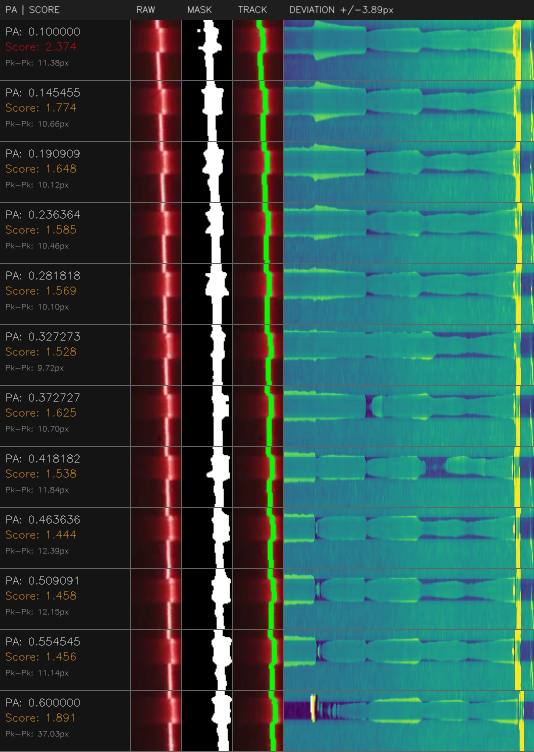
#> input picture media/analysis_5step.jpg, 1068 x 1504 px (shown at 1/2 size)
$ python -i image_processing.py   (imports and definitions only)
#> lines starting #> are read from the running program, lines starting #| are printed output that depends on the picture; after the words box and inside, x2 and y2 are one past the last pixel; in counts of white or black regions, pixels touching at a corner belong together
# rubidium/analysis/image_processing.py
from __future__ import annotations

from dataclasses import dataclass, field
from typing import Dict, List, Optional, Tuple, Protocol
import numpy as np
import cv2

JOINT_PERP_MODE: str = "centroid"
JOINT_MIN_STRIPE_PX: int = 3

# ----------------------------
# Configs
# ----------------------------

@dataclass(slots=True)
class CropConfig:
    center_xy: Tuple[float, float] = (980, 520)
    wh: Tuple[int, int] = (0, 0)
    ref_wh: Optional[Tuple[int, int]] = None

@dataclass(slots=True)
class LaserExtractConfig:
    hsv_lower: Optional[Tuple[int, int, int]] = None
    hsv_upper: Optional[Tuple[int, int, int]] = None
    bright_percentile: float = -1.0
    weight_power: float = 4.0
    min_row_energy: float = 1.0
    median_ksize: int = 5
    morph_ksize: int = 3
    use_clahe: bool = True
    blur_ksize: int = 5
    clahe_clip: float = 3.0
    clahe_grid: Tuple[int, int] = (8, 8)
    joint_samples: int = 120
    joint_perp_half_len_px: int = 16
    joint_perp_half_wid_px: int = 2
    joint_min_mask_px: int = 50
    min_profile_energy: float = 2.0

# ----------------------------
# Pipeline Core
# ----------------------------

class Step(Protocol):
    name: str
    def __call__(self, ctx: "PipelineCtx") -> "PipelineCtx": ...

@dataclass
class PipelineCtx:
    frame_bgr: np.ndarray
    cfg_crop: Optional[CropConfig] = None
    cfg_laser: Optional[LaserExtractConfig] = None
    offset_xy: Tuple[int, int] = (0, 0)
    cropped_bgr: Optional[np.ndarray] = None
    src_u8: Optional[np.ndarray] = None
    mask_u8: Optional[np.ndarray] = None
    gray_f32: Optional[np.ndarray] = None
    centroid_x: Optional[np.ndarray] = None
    debug: Dict[str, np.ndarray] = field(default_factory=dict)

# [10 lines left out: function run_pipeline, not called in this run]

# ----------------------------
# Laser Joint Detection
# ----------------------------

def detect_laser_joint(frame_bgr: np.ndarray, cfg: Optional[LaserExtractConfig] = None) -> Tuple[Optional[Tuple[float, float]], float, np.ndarray]:
    """
    Finds the center of the laser "nub".
    Uses Sub-pixel Weighted Averaging to handle saturation/plateaus.
    """
    lc = cfg or LaserExtractConfig()
    src_u8, mask_u8 = build_laser_mask(frame_bgr, lc)

    geom = _compute_stripe_geometry(mask_u8, lc)
    if geom is None: return None, 0.0, mask_u8

    profiles, _, _ = _sample_stripe_grids(src_u8, geom, lc)
    if profiles is None: return None, 0.0, mask_u8

    scores, offsets = _compute_profile_scores(profiles, mask_u8, lc)
    if scores is None: return None, 0.0, mask_u8

    t_vals = geom['ti']
    cx_candidates = geom['x0'] + t_vals * geom['vx'] + offsets * geom['px']
    cy_candidates = geom['y0'] + t_vals * geom['vy'] + offsets * geom['py']

    result = _refine_peak_position(cx_candidates, cy_candidates, scores)

    if result is None: return None, 0.0, mask_u8

    return result, float(np.max(scores)), mask_u8

def _compute_stripe_geometry(mask_u8: np.ndarray, lc: LaserExtractConfig) -> Optional[Dict]:
    ys, xs = np.nonzero(mask_u8)
    if xs.size < int(lc.joint_min_mask_px): return None

    pts = np.column_stack([xs.astype(np.float32), ys.astype(np.float32)])
    vx, vy, x0, y0 = (np.asarray(a).reshape(-1)[0].item() for a in cv2.fitLine(pts, cv2.DIST_L2, 0, 0.01, 0.01))

    nrm = float((vx**2 + vy**2)**0.5) or 1.0
    vx, vy = vx/nrm, vy/nrm

    t = (pts[:, 0] - x0) * vx + (pts[:, 1] - y0) * vy
    tmin, tmax = float(np.percentile(t, 5.0)), float(np.percentile(t, 95.0))

    if not np.isfinite(tmin) or not np.isfinite(tmax) or tmax <= tmin: return None

    n_samples = int(max(9, lc.joint_samples))
    ti = np.linspace(tmin, tmax, num=n_samples, dtype=np.float32)

    return {'x0': x0, 'y0': y0, 'vx': vx, 'vy': vy, 'px': -vy, 'py': vx, 'ti': ti}

def _sample_stripe_grids(src_u8: np.ndarray, geom: Dict, lc: LaserExtractConfig) -> Tuple[Optional[np.ndarray], Optional[np.ndarray], Optional[np.ndarray]]:
    h, w = src_u8.shape
    half_len = int(max(3, lc.joint_perp_half_len_px))
    half_wid = int(max(0, lc.joint_perp_half_wid_px))
    s_vals = np.arange(-half_len, half_len + 1, dtype=np.float32)
    u_vals = np.arange(-half_wid, half_wid + 1, dtype=np.float32)

    cx = geom['x0'] + geom['ti'][:, None, None] * geom['vx']
    cy = geom['y0'] + geom['ti'][:, None, None] * geom['vy']

    xs = cx + s_vals[None, :, None] * geom['px'] + u_vals[None, None, :] * geom['vx']
    ys = cy + s_vals[None, :, None] * geom['py'] + u_vals[None, None, :] * geom['vy']

    ix = np.rint(xs).astype(np.int32)
    iy = np.rint(ys).astype(np.int32)
    valid = (ix >= 0) & (ix < w) & (iy >= 0) & (iy < h)
    ix = np.clip(ix, 0, w - 1)
    iy = np.clip(iy, 0, h - 1)

    src_f = src_u8.astype(np.float32)
    samp = src_f[iy, ix]
    samp[~valid] = np.nan

    prof = np.nanmean(samp, axis=2)
    prof = np.where(np.isfinite(prof), prof, 0.0).astype(np.float32)

    return prof, ix, iy

def _compute_profile_scores(profiles: np.ndarray, mask_u8: np.ndarray, lc: LaserExtractConfig) -> Tuple[Optional[np.ndarray], Optional[np.ndarray]]:
    y0 = profiles[:, 0]
    y1 = profiles[:, -1]
    L = profiles.shape[1]
    frac = np.linspace(0, 1, L, dtype=np.float32)
    baseline = y0[:, None] + (y1 - y0)[:, None] * frac[None, :]

    resid = np.maximum(profiles - baseline, 0.0)
    denom = resid.sum(axis=1)

    ok = denom > 1e-6
    scores = denom / float(L)
    ok &= scores >= float(getattr(lc, "min_profile_energy", 0.0))

    if not np.any(ok): return None, None

    half_len = int(max(3, lc.joint_perp_half_len_px))
    s_vals = np.arange(-half_len, half_len + 1, dtype=np.float32)
    s_bar = (resid * s_vals[None, :]).sum(axis=1) / denom

    scores[~ok] = 0.0
    return scores, s_bar

def _refine_peak_position(cx: np.ndarray, cy: np.ndarray, scores: np.ndarray) -> Optional[Tuple[float, float]]:
    """
    Robust Peak Finding:
    Instead of argmax (which snaps to grid and jitters on plateaus),
    we take the weighted average of the top 5% of scores.
    This provides sub-pixel accuracy along the line vector.
    """
    if not np.any(scores > 0): return None

    # 1. Isolate the "Nub" (Top 5% of energy)
    thresh = 0.95 * np.max(scores)
    peak_mask = scores >= thresh

    p_scores = scores[peak_mask]
    p_cx = cx[peak_mask]
    p_cy = cy[peak_mask]

    w_sum = np.sum(p_scores)
    if w_sum <= 0: return None

    # 2. Weighted Average
    best_x = np.sum(p_cx * p_scores) / w_sum
    best_y = np.sum(p_cy * p_scores) / w_sum

    return float(best_x), float(best_y)

# ----------------------------
# Utilities
# ----------------------------

def build_laser_mask(frame_bgr: np.ndarray, cfg: Optional[LaserExtractConfig]) -> Tuple[np.ndarray, np.ndarray]:
    lc = cfg or LaserExtractConfig()
    src_u8 = _extract_v_u8(frame_bgr)

    if lc.use_clahe:
        src_u8 = _apply_clahe_u8(src_u8, lc.clahe_clip, lc.clahe_grid)

    k = int(lc.blur_ksize)
    if k >= 3 and k % 2 == 1:
        src_u8 = cv2.GaussianBlur(src_u8, (k, k), 0)

    if lc.bright_percentile < 0:
        if int(np.max(src_u8)) < 30:
            mask_u8 = np.zeros_like(src_u8)
        else:
            _, mask_u8 = cv2.threshold(src_u8, 0, 255, cv2.THRESH_BINARY + cv2.THRESH_OTSU)
    else:
        v = src_u8.astype(np.float32)
        p = float(np.clip(lc.bright_percentile, 0.0, 100.0))
        thr = float(np.percentile(v, p))
        mask_u8 = (v >= thr).astype(np.uint8) * 255

    if lc.hsv_lower is not None and lc.hsv_upper is not None:
        hsv = cv2.cvtColor(frame_bgr, cv2.COLOR_BGR2HSV)
        gate = cv2.inRange(hsv, np.array(lc.hsv_lower, dtype=np.uint8), np.array(lc.hsv_upper, dtype=np.uint8))
        mask_u8 = cv2.bitwise_and(mask_u8, gate)

    mk = int(lc.morph_ksize)
    if mk > 1:
        kernel = np.ones((mk, mk), dtype=np.uint8)
        mask_u8 = cv2.morphologyEx(mask_u8, cv2.MORPH_OPEN, kernel)
        mask_u8 = cv2.morphologyEx(mask_u8, cv2.MORPH_CLOSE, kernel)

    return src_u8, mask_u8

# [31 lines left out: functions crop_frame, clamp_center_to_crop_bounds, not called in this run]

def _extract_v_u8(frame_bgr: np.ndarray) -> np.ndarray:
    return cv2.cvtColor(frame_bgr, cv2.COLOR_BGR2HSV)[:, :, 2]

def _apply_clahe_u8(img_u8: np.ndarray, clip: float, grid: Tuple[int, int]) -> np.ndarray:
    return cv2.createCLAHE(clipLimit=float(clip), tileGridSize=grid).apply(img_u8)

# ----------------------------
# Standard Steps
# ----------------------------

@dataclass(slots=True)
class StepCrop:
    name: str = "crop"
    # [7 lines left out: function __call__, not called in this run]

@dataclass(slots=True)
class StepExtractBrightness:
    name: str = "brightness"
    # [4 lines left out: function __call__, not called in this run]

@dataclass(slots=True)
class StepCLAHE:
    name: str = "clahe"
    # [6 lines left out: function __call__, not called in this run]

@dataclass(slots=True)
class StepBlur:
    name: str = "blur"
    # [7 lines left out: function __call__, not called in this run]

@dataclass(slots=True)
class StepThreshold:
    name: str = "threshold"
    # [11 lines left out: function __call__, not called in this run]

@dataclass(slots=True)
class StepHSVGate:
    name: str = "hsv_gate"
    # [8 lines left out: function __call__, not called in this run]

@dataclass(slots=True)
class StepMorph:
    name: str = "morph"
    # [9 lines left out: function __call__, not called in this run]

@dataclass(slots=True)
class StepMaskedGray:
    name: str = "masked_gray"
    # [6 lines left out: function __call__, not called in this run]

@dataclass(slots=True)
class StepStripeCentroidPerRow:
    name: str = "centroid"
    # [24 lines left out: function __call__, not called in this run]

_STEP_FACTORIES = {
    "crop": StepCrop, "brightness": StepExtractBrightness, "clahe": StepCLAHE, "blur": StepBlur,
    "threshold": StepThreshold, "hsv_gate": StepHSVGate, "morph": StepMorph, "masked_gray": StepMaskedGray,
    "centroid": StepStripeCentroidPerRow,
}

def build_laser_pipeline(step_names: Optional[List[str]] = None) -> List[Step]:
    if not step_names: return build_default_laser_pipeline()
    return [_STEP_FACTORIES[str(n).strip()]() for n in step_names if str(n).strip() in _STEP_FACTORIES]

def build_default_laser_pipeline() -> List[Step]:
    return build_laser_pipeline(["crop", "brightness", "clahe", "blur", "threshold", "hsv_gate", "morph", "masked_gray", "centroid"])

>>> import cv2
>>> picture = cv2.imread('../../media/analysis_5step.jpg')
#> picture is the input picture: shape (1504, 1068, 3); mean B, G, R 79.7, 84.1, 47.7
>>> result = detect_laser_joint(picture)
#> in _extract_v_u8, `return cv2.cvtColor(frame_bgr, cv2.COLOR_BGR2HSV)[:, :, 2]`:
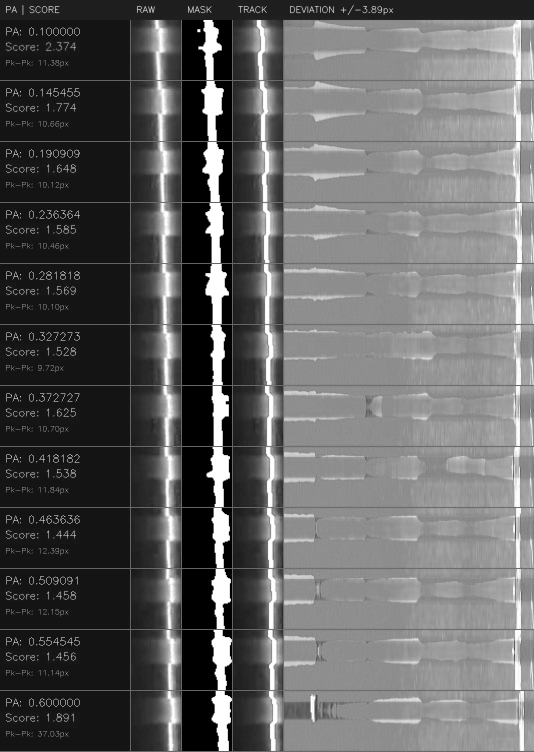
#> returned value: shape (1504, 1068) (shown at 1/2 size); min 0, max 255, mean 98.7
#> in _apply_clahe_u8, `return cv2.createCLAHE(clipLimit=float(clip), tileGridSize=grid).apply..`:
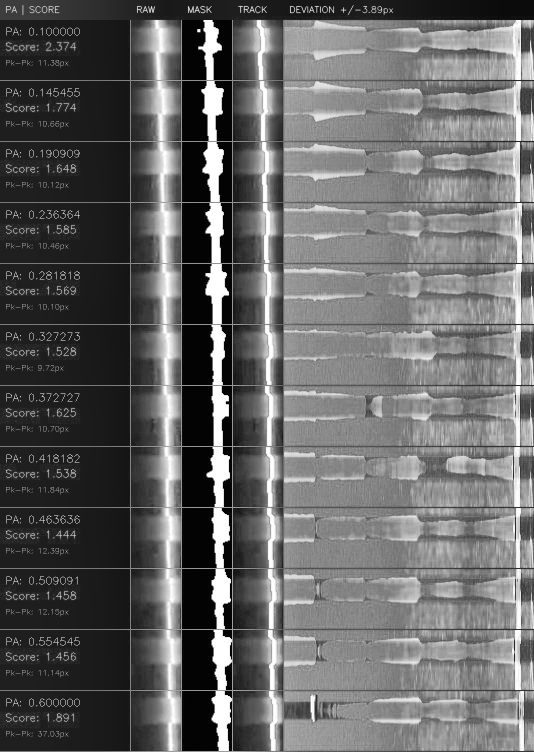
#> returned value: shape (1504, 1068) (shown at 1/2 size); min 3, max 255, mean 101.4
#> in build_laser_mask, `_, mask_u8 = cv2.threshold(src_u8, 0, 255, cv2.THRESH_BINARY + cv2.THR..`:
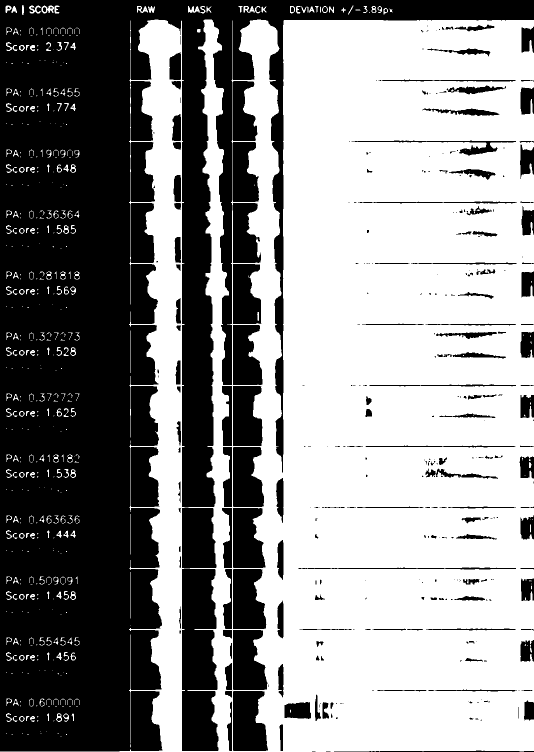
#> mask_u8: shape (1504, 1068) (shown at 1/2 size); 55.9% white; 397 black regions (198 under 20 px), largest, box (x1, y1, x2, y2) and area: (0, 0, 1068, 1503) 537914, (364, 1138, 437, 1502) 23602, (364, 1015, 433, 1137) 7709
#> in build_laser_mask, `mask_u8 = cv2.morphologyEx(mask_u8, cv2.MORPH_OPEN, kernel)`:
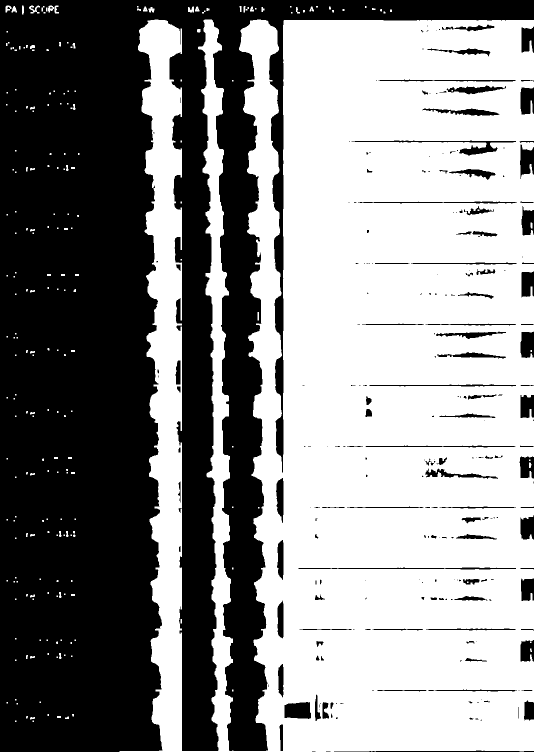
#> mask_u8: shape (1504, 1068) (shown at 1/2 size); 54.7% white; 235 black regions (124 under 20 px), largest, box (x1, y1, x2, y2) and area: (0, 0, 1068, 1504) 685158, (703, 281, 1032, 311) 1690, (569, 1404, 622, 1438) 1561
#> in build_laser_mask, `mask_u8 = cv2.morphologyEx(mask_u8, cv2.MORPH_CLOSE, kernel)`:
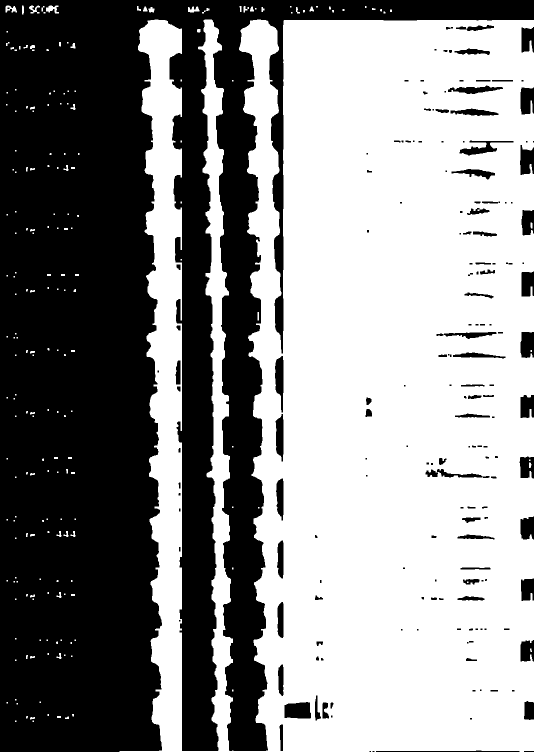
#> mask_u8: shape (1504, 1068) (shown at 1/2 size); 55.3% white; 175 black regions (59 under 20 px), largest, box (x1, y1, x2, y2) and area: (0, 0, 1068, 1504) 682191, (569, 1404, 622, 1437) 1557, (1040, 290, 1068, 350) 1286
#> in _compute_stripe_geometry, `pts = np.column_stack([xs.astype(np.float32), ys.astype(np.float32)])`: pts = 887942 pairs, first value 11 to 1067, second value 11 to 1503
#> in _compute_stripe_geometry, `vx, vy, x0, y0 = (np.asarray(a).reshape(-1)[0].item() for a in cv2.fit..`: vx = 0.0268; vy = 1; x0 = 729.2; y0 = 766.9
#> in _compute_stripe_geometry, `nrm = float((vx**2 + vy**2)**0.5) or 1.0`: nrm = 1
#> in _compute_stripe_geometry, `tmin, tmax = float(np.percentile(t, 5.0)), float(np.percentile(t, 95.0))`: tmin = -661.5; tmax = 661.9
#> in detect_laser_joint, `geom = _compute_stripe_geometry(mask_u8, lc)`: geom = 7 items
#> in _sample_stripe_grids, `cx = geom['x0'] + geom['ti'][:, None, None] * geom['vx']`: cx = 120 values from 711.5 to 747
#> in _sample_stripe_grids, `cy = geom['y0'] + geom['ti'][:, None, None] * geom['vy']`: cy = 120 values from 105.6 to 1428.5
#> in _sample_stripe_grids, `prof = np.nanmean(samp, axis=2)`:
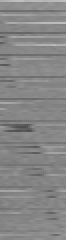
#> prof: shape (120, 33) float32 (shown 2 times larger); min 77.4, max 192, mean 134.5
#> in _compute_profile_scores, `y0 = profiles[:, 0]`: y0 = 120 values, max 173.8 at index 0, min 93.4 at index 18, mean 132
#> in _compute_profile_scores, `y1 = profiles[:, -1]`: y1 = 120 values, max 192 at index 0, min 111 at index 16, mean 138.3
#> in _compute_profile_scores, `resid = np.maximum(profiles - baseline, 0.0)`:
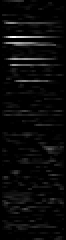
#> resid: shape (120, 33) float32 (shown 2 times larger); min 0, max 61.84, mean 2.4; drawn with min black and max white
#> in _compute_profile_scores, `denom = resid.sum(axis=1)`: denom = 120 values, max 993.1 at index 18, min 0 at index 6, mean 80.25
#> in _compute_profile_scores, `scores = denom / float(L)`: scores = 120 values, max 30.09 at index 18, min 0 at index 6, mean 2.43
#> in detect_laser_joint, `scores, offsets = _compute_profile_scores(profiles, mask_u8, lc)`: scores = 120 values, max 30.09 at index 18, min 0 at index 1, mean 1.91
#> in detect_laser_joint, `t_vals = geom['ti']`: t_vals = 120 values from -661.5 to 661.9
#> in _refine_peak_position, `thresh = 0.95 * np.max(scores)`: thresh = 28.59
#> in _refine_peak_position, `p_scores = scores[peak_mask]`: p_scores = [30.09]
#> in _refine_peak_position, `p_cx = cx[peak_mask]`: p_cx = [720.4]
#> in _refine_peak_position, `p_cy = cy[peak_mask]`: p_cy = [305.6]
#> in _refine_peak_position, `w_sum = np.sum(p_scores)`: w_sum = 30.09
#> in _refine_peak_position, `best_x = np.sum(p_cx * p_scores) / w_sum`: best_x = 720.4
#> in _refine_peak_position, `best_y = np.sum(p_cy * p_scores) / w_sum`: best_y = 305.6
#> in detect_laser_joint, `result = _refine_peak_position(cx_candidates, cy_candidates, scores)`: result = (720.4, 305.6)
